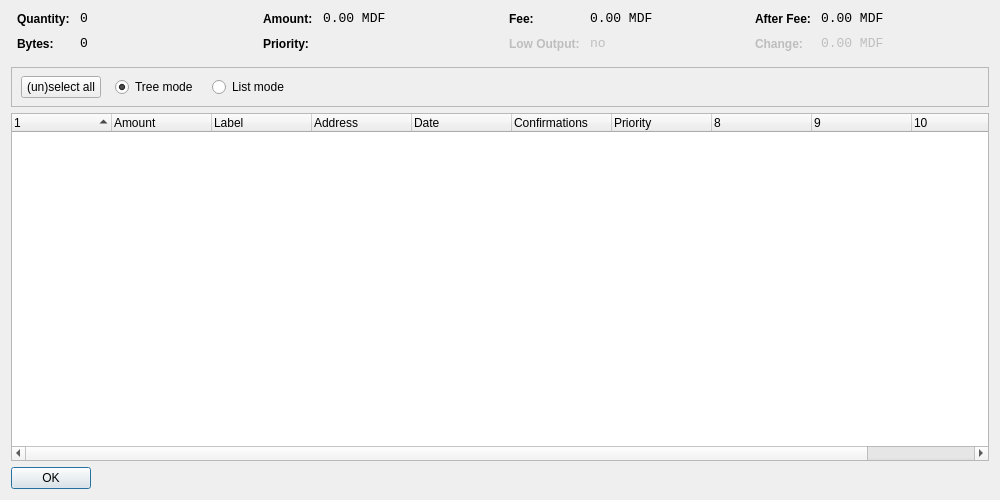
<?xml version="1.0" encoding="UTF-8"?>
<ui version="4.0">
 <class>CoinControlDialog</class>
 <widget class="QDialog" name="CoinControlDialog">
  <property name="geometry">
   <rect>
    <x>0</x>
    <y>0</y>
    <width>1000</width>
    <height>500</height>
   </rect>
  </property>
  <property name="windowTitle">
   <string>Coin Control</string>
  </property>
  <layout class="QVBoxLayout" name="verticalLayout">
   <item>
    <layout class="QHBoxLayout" name="horizontalLayoutTop" stretch="0,0,0,0">
     <property name="topMargin">
      <number>0</number>
     </property>
     <property name="bottomMargin">
      <number>10</number>
     </property>
     <item>
      <layout class="QFormLayout" name="formLayoutCoinControl1">
       <property name="horizontalSpacing">
        <number>10</number>
       </property>
       <property name="verticalSpacing">
        <number>10</number>
       </property>
       <property name="leftMargin">
        <number>6</number>
       </property>
       <property name="rightMargin">
        <number>6</number>
       </property>
       <item row="0" column="0">
        <widget class="QLabel" name="labelCoinControlQuantityText">
         <property name="styleSheet">
          <string notr="true">font-weight:bold;</string>
         </property>
         <property name="text">
          <string>Quantity:</string>
         </property>
        </widget>
       </item>
       <item row="0" column="1">
        <widget class="QLabel" name="labelCoinControlQuantity">
         <property name="font">
          <font>
           <family>Monospace</family>
           <pointsize>10</pointsize>
          </font>
         </property>
         <property name="cursor">
          <cursorShape>IBeamCursor</cursorShape>
         </property>
         <property name="contextMenuPolicy">
          <enum>Qt::ActionsContextMenu</enum>
         </property>
         <property name="text">
          <string notr="true">0</string>
         </property>
         <property name="textInteractionFlags">
          <set>Qt::LinksAccessibleByMouse|Qt::TextSelectableByKeyboard|Qt::TextSelectableByMouse</set>
         </property>
        </widget>
       </item>
       <item row="1" column="0">
        <widget class="QLabel" name="labelCoinControlBytesText">
         <property name="styleSheet">
          <string notr="true">font-weight:bold;</string>
         </property>
         <property name="text">
          <string>Bytes:</string>
         </property>
        </widget>
       </item>
       <item row="1" column="1">
        <widget class="QLabel" name="labelCoinControlBytes">
         <property name="font">
          <font>
           <family>Monospace</family>
           <pointsize>10</pointsize>
          </font>
         </property>
         <property name="cursor">
          <cursorShape>IBeamCursor</cursorShape>
         </property>
         <property name="contextMenuPolicy">
          <enum>Qt::ActionsContextMenu</enum>
         </property>
         <property name="text">
          <string notr="true">0</string>
         </property>
         <property name="textInteractionFlags">
          <set>Qt::LinksAccessibleByMouse|Qt::TextSelectableByKeyboard|Qt::TextSelectableByMouse</set>
         </property>
        </widget>
       </item>
      </layout>
     </item>
     <item>
      <layout class="QFormLayout" name="formLayoutCoinControl2">
       <property name="horizontalSpacing">
        <number>10</number>
       </property>
       <property name="verticalSpacing">
        <number>10</number>
       </property>
       <property name="leftMargin">
        <number>6</number>
       </property>
       <property name="rightMargin">
        <number>6</number>
       </property>
       <item row="0" column="0">
        <widget class="QLabel" name="labelCoinControlAmountText">
         <property name="styleSheet">
          <string notr="true">font-weight:bold;</string>
         </property>
         <property name="text">
          <string>Amount:</string>
         </property>
        </widget>
       </item>
       <item row="0" column="1">
        <widget class="QLabel" name="labelCoinControlAmount">
         <property name="font">
          <font>
           <family>Monospace</family>
           <pointsize>10</pointsize>
          </font>
         </property>
         <property name="cursor">
          <cursorShape>IBeamCursor</cursorShape>
         </property>
         <property name="contextMenuPolicy">
          <enum>Qt::ActionsContextMenu</enum>
         </property>
         <property name="text">
          <string notr="true">0.00 MDF</string>
         </property>
         <property name="textInteractionFlags">
          <set>Qt::LinksAccessibleByMouse|Qt::TextSelectableByKeyboard|Qt::TextSelectableByMouse</set>
         </property>
        </widget>
       </item>
       <item row="1" column="0">
        <widget class="QLabel" name="labelCoinControlPriorityText">
         <property name="styleSheet">
          <string notr="true">font-weight:bold;</string>
         </property>
         <property name="text">
          <string>Priority:</string>
         </property>
        </widget>
       </item>
       <item row="1" column="1">
        <widget class="QLabel" name="labelCoinControlPriority">
         <property name="font">
          <font>
           <family>Monospace</family>
           <pointsize>10</pointsize>
          </font>
         </property>
         <property name="cursor">
          <cursorShape>IBeamCursor</cursorShape>
         </property>
         <property name="contextMenuPolicy">
          <enum>Qt::ActionsContextMenu</enum>
         </property>
         <property name="text">
          <string/>
         </property>
         <property name="textInteractionFlags">
          <set>Qt::LinksAccessibleByMouse|Qt::TextSelectableByKeyboard|Qt::TextSelectableByMouse</set>
         </property>
        </widget>
       </item>
      </layout>
     </item>
     <item>
      <layout class="QFormLayout" name="formLayoutCoinControl3">
       <property name="horizontalSpacing">
        <number>10</number>
       </property>
       <property name="verticalSpacing">
        <number>10</number>
       </property>
       <property name="leftMargin">
        <number>6</number>
       </property>
       <property name="rightMargin">
        <number>6</number>
       </property>
       <item row="0" column="0">
        <widget class="QLabel" name="labelCoinControlFeeText">
         <property name="styleSheet">
          <string notr="true">font-weight:bold;</string>
         </property>
         <property name="text">
          <string>Fee:</string>
         </property>
        </widget>
       </item>
       <item row="0" column="1">
        <widget class="QLabel" name="labelCoinControlFee">
         <property name="font">
          <font>
           <family>Monospace</family>
           <pointsize>10</pointsize>
          </font>
         </property>
         <property name="cursor">
          <cursorShape>IBeamCursor</cursorShape>
         </property>
         <property name="contextMenuPolicy">
          <enum>Qt::ActionsContextMenu</enum>
         </property>
         <property name="text">
          <string notr="true">0.00 MDF</string>
         </property>
         <property name="textInteractionFlags">
          <set>Qt::LinksAccessibleByMouse|Qt::TextSelectableByKeyboard|Qt::TextSelectableByMouse</set>
         </property>
        </widget>
       </item>
       <item row="1" column="0">
        <widget class="QLabel" name="labelCoinControlLowOutputText">
         <property name="enabled">
          <bool>false</bool>
         </property>
         <property name="styleSheet">
          <string notr="true">font-weight:bold;</string>
         </property>
         <property name="text">
          <string>Low Output:</string>
         </property>
        </widget>
       </item>
       <item row="1" column="1">
        <widget class="QLabel" name="labelCoinControlLowOutput">
         <property name="enabled">
          <bool>false</bool>
         </property>
         <property name="font">
          <font>
           <family>Monospace</family>
           <pointsize>10</pointsize>
          </font>
         </property>
         <property name="cursor">
          <cursorShape>IBeamCursor</cursorShape>
         </property>
         <property name="contextMenuPolicy">
          <enum>Qt::ActionsContextMenu</enum>
         </property>
         <property name="text">
          <string notr="true">no</string>
         </property>
         <property name="textInteractionFlags">
          <set>Qt::LinksAccessibleByMouse|Qt::TextSelectableByKeyboard|Qt::TextSelectableByMouse</set>
         </property>
        </widget>
       </item>
      </layout>
     </item>
     <item>
      <layout class="QFormLayout" name="formLayoutCoinControl4">
       <property name="horizontalSpacing">
        <number>10</number>
       </property>
       <property name="verticalSpacing">
        <number>10</number>
       </property>
       <property name="leftMargin">
        <number>6</number>
       </property>
       <property name="rightMargin">
        <number>6</number>
       </property>
       <item row="0" column="0">
        <widget class="QLabel" name="labelCoinControlAfterFeeText">
         <property name="styleSheet">
          <string notr="true">font-weight:bold;</string>
         </property>
         <property name="text">
          <string>After Fee:</string>
         </property>
        </widget>
       </item>
       <item row="0" column="1">
        <widget class="QLabel" name="labelCoinControlAfterFee">
         <property name="font">
          <font>
           <family>Monospace</family>
           <pointsize>10</pointsize>
          </font>
         </property>
         <property name="cursor">
          <cursorShape>IBeamCursor</cursorShape>
         </property>
         <property name="contextMenuPolicy">
          <enum>Qt::ActionsContextMenu</enum>
         </property>
         <property name="text">
          <string notr="true">0.00 MDF</string>
         </property>
         <property name="textInteractionFlags">
          <set>Qt::LinksAccessibleByMouse|Qt::TextSelectableByKeyboard|Qt::TextSelectableByMouse</set>
         </property>
        </widget>
       </item>
       <item row="1" column="0">
        <widget class="QLabel" name="labelCoinControlChangeText">
         <property name="enabled">
          <bool>false</bool>
         </property>
         <property name="styleSheet">
          <string notr="true">font-weight:bold;</string>
         </property>
         <property name="text">
          <string>Change:</string>
         </property>
        </widget>
       </item>
       <item row="1" column="1">
        <widget class="QLabel" name="labelCoinControlChange">
         <property name="enabled">
          <bool>false</bool>
         </property>
         <property name="font">
          <font>
           <family>Monospace</family>
           <pointsize>10</pointsize>
          </font>
         </property>
         <property name="cursor">
          <cursorShape>IBeamCursor</cursorShape>
         </property>
         <property name="contextMenuPolicy">
          <enum>Qt::ActionsContextMenu</enum>
         </property>
         <property name="text">
          <string notr="true">0.00 MDF</string>
         </property>
         <property name="textInteractionFlags">
          <set>Qt::LinksAccessibleByMouse|Qt::TextSelectableByKeyboard|Qt::TextSelectableByMouse</set>
         </property>
        </widget>
       </item>
      </layout>
     </item>
    </layout>
   </item>
   <item>
    <widget class="QFrame" name="frame">
     <property name="minimumSize">
      <size>
       <width>0</width>
       <height>40</height>
      </size>
     </property>
     <property name="frameShape">
      <enum>QFrame::StyledPanel</enum>
     </property>
     <property name="frameShadow">
      <enum>QFrame::Sunken</enum>
     </property>
     <widget class="QWidget" name="horizontalLayoutWidget">
      <property name="geometry">
       <rect>
        <x>10</x>
        <y>0</y>
        <width>781</width>
        <height>41</height>
       </rect>
      </property>
      <layout class="QHBoxLayout" name="horizontalLayoutPanel" stretch="0,0,0,0,0">
       <property name="spacing">
        <number>14</number>
       </property>
       <item>
        <widget class="QPushButton" name="pushButtonSelectAll">
         <property name="sizePolicy">
          <sizepolicy hsizetype="Maximum" vsizetype="Fixed">
           <horstretch>0</horstretch>
           <verstretch>0</verstretch>
          </sizepolicy>
         </property>
         <property name="text">
          <string>(un)select all</string>
         </property>
        </widget>
       </item>
       <item>
        <widget class="QRadioButton" name="radioTreeMode">
         <property name="sizePolicy">
          <sizepolicy hsizetype="Maximum" vsizetype="Fixed">
           <horstretch>0</horstretch>
           <verstretch>0</verstretch>
          </sizepolicy>
         </property>
         <property name="text">
          <string>Tree mode</string>
         </property>
         <property name="checked">
          <bool>true</bool>
         </property>
        </widget>
       </item>
       <item>
        <widget class="QRadioButton" name="radioListMode">
         <property name="sizePolicy">
          <sizepolicy hsizetype="Maximum" vsizetype="Fixed">
           <horstretch>0</horstretch>
           <verstretch>0</verstretch>
          </sizepolicy>
         </property>
         <property name="text">
          <string>List mode</string>
         </property>
        </widget>
       </item>
       <item>
        <spacer name="horizontalSpacer">
         <property name="orientation">
          <enum>Qt::Horizontal</enum>
         </property>
         <property name="sizeHint" stdset="0">
          <size>
           <width>40</width>
           <height>20</height>
          </size>
         </property>
        </spacer>
       </item>
      </layout>
     </widget>
    </widget>
   </item>
   <item>
    <widget class="CoinControlTreeWidget" name="treeWidget">
     <property name="contextMenuPolicy">
      <enum>Qt::CustomContextMenu</enum>
     </property>
     <property name="sortingEnabled">
      <bool>false</bool>
     </property>
     <property name="columnCount">
      <number>11</number>
     </property>
     <attribute name="headerShowSortIndicator" stdset="0">
      <bool>true</bool>
     </attribute>
     <attribute name="headerStretchLastSection">
      <bool>false</bool>
     </attribute>
     <column>
      <property name="text">
       <string/>
      </property>
     </column>
     <column>
      <property name="text">
       <string>Amount</string>
      </property>
     </column>
     <column>
      <property name="text">
       <string>Label</string>
      </property>
     </column>
     <column>
      <property name="text">
       <string>Address</string>
      </property>
     </column>
     <column>
      <property name="text">
       <string>Date</string>
      </property>
     </column>
     <column>
      <property name="text">
       <string>Confirmations</string>
      </property>
      <property name="toolTip">
       <string>Confirmed</string>
      </property>
     </column>
     <column>
      <property name="text">
       <string>Priority</string>
      </property>
     </column>
     <column>
      <property name="text">
       <string/>
      </property>
     </column>
     <column>
      <property name="text">
       <string/>
      </property>
     </column>
     <column>
      <property name="text">
       <string/>
      </property>
     </column>
     <column>
      <property name="text">
       <string/>
      </property>
     </column>
    </widget>
   </item>
   <item>
    <widget class="QDialogButtonBox" name="buttonBox">
     <property name="sizePolicy">
      <sizepolicy hsizetype="Maximum" vsizetype="Fixed">
       <horstretch>0</horstretch>
       <verstretch>0</verstretch>
      </sizepolicy>
     </property>
     <property name="orientation">
      <enum>Qt::Horizontal</enum>
     </property>
     <property name="standardButtons">
      <set>QDialogButtonBox::Ok</set>
     </property>
    </widget>
   </item>
  </layout>
 </widget>
 <customwidgets>
  <customwidget>
   <class>CoinControlTreeWidget</class>
   <extends>QTreeWidget</extends>
   <header>coincontroltreewidget.h</header>
  </customwidget>
 </customwidgets>
 <resources/>
 <connections/>
</ui>
